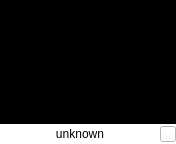
<ui version="4.0" >
 <class>ConfrenceVideoWindow</class>
 <widget class="QWidget" name="ConfrenceVideoWindow" >
  <property name="geometry" >
   <rect>
    <x>0</x>
    <y>0</y>
    <width>176</width>
    <height>144</height>
   </rect>
  </property>
  <property name="windowTitle" >
   <string>@product@ - Video</string>
  </property>
  <property name="styleSheet" >
   <string notr="true" >background-color: rgb(255, 255, 255);</string>
  </property>
  <layout class="QGridLayout" name="gridLayout" >
   <property name="margin" >
    <number>0</number>
   </property>
   <property name="spacing" >
    <number>0</number>
   </property>
   <item row="0" column="0" colspan="4" >
    <widget class="QFrame" name="videoFrame" >
     <property name="sizePolicy" >
      <sizepolicy vsizetype="Preferred" hsizetype="Preferred" >
       <horstretch>0</horstretch>
       <verstretch>0</verstretch>
      </sizepolicy>
     </property>
     <property name="minimumSize" >
      <size>
       <width>0</width>
       <height>0</height>
      </size>
     </property>
     <property name="maximumSize" >
      <size>
       <width>16777215</width>
       <height>16777215</height>
      </size>
     </property>
     <property name="styleSheet" >
      <string notr="true" >background-color: rgb(0, 0, 0);</string>
     </property>
     <property name="frameShape" >
      <enum>QFrame::StyledPanel</enum>
     </property>
     <property name="frameShadow" >
      <enum>QFrame::Raised</enum>
     </property>
     <property name="lineWidth" >
      <number>1</number>
     </property>
    </widget>
   </item>
   <item row="1" column="0" colspan="4" >
    <layout class="QHBoxLayout" name="horizontalLayout" >
     <property name="spacing" >
      <number>0</number>
     </property>
     <property name="sizeConstraint" >
      <enum>QLayout::SetDefaultConstraint</enum>
     </property>
     <item>
      <widget class="QLabel" name="userId" >
       <property name="minimumSize" >
        <size>
         <width>0</width>
         <height>20</height>
        </size>
       </property>
       <property name="maximumSize" >
        <size>
         <width>16777215</width>
         <height>20</height>
        </size>
       </property>
       <property name="text" >
        <string>unknown</string>
       </property>
       <property name="alignment" >
        <set>Qt::AlignCenter</set>
       </property>
      </widget>
     </item>
     <item>
      <widget class="QToolButton" name="closeButton" >
       <property name="sizePolicy" >
        <sizepolicy vsizetype="Fixed" hsizetype="Fixed" >
         <horstretch>0</horstretch>
         <verstretch>0</verstretch>
        </sizepolicy>
       </property>
       <property name="minimumSize" >
        <size>
         <width>16</width>
         <height>16</height>
        </size>
       </property>
       <property name="maximumSize" >
        <size>
         <width>16</width>
         <height>16</height>
        </size>
       </property>
       <property name="text" >
        <string/>
       </property>
       <property name="icon" >
        <iconset resource="../../../../resources/wengophone.qrc" >
         <normaloff>:/pics/close_normal.png</normaloff>:/pics/close_normal.png</iconset>
       </property>
       <property name="iconSize" >
        <size>
         <width>16</width>
         <height>16</height>
        </size>
       </property>
      </widget>
     </item>
    </layout>
   </item>
  </layout>
 </widget>
 <resources>
  <include location="../../../../resources/wengophone.qrc" />
 </resources>
 <connections/>
</ui>
